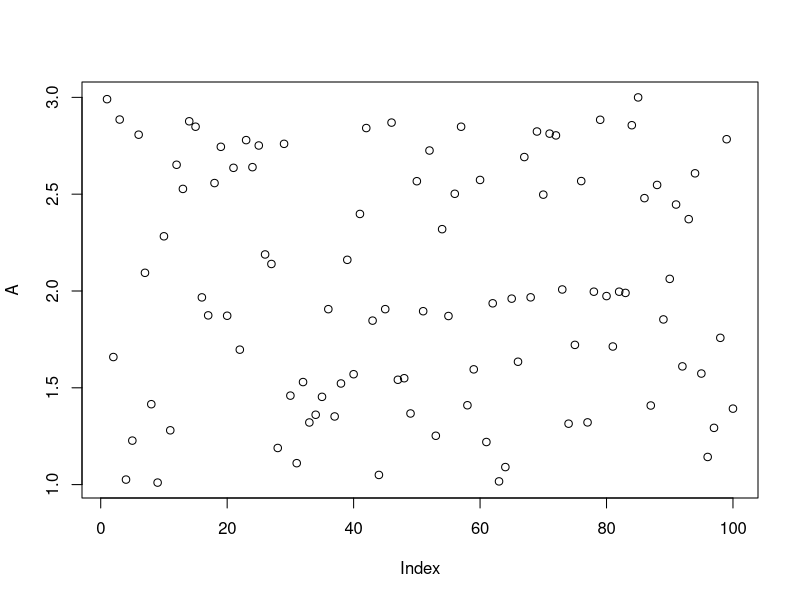

Generate this figure with R:
#1
probability=0.2
pbinom(4,20,prob = 0.2)
dbinom(4,20,prob = 0.2)

#2
ppois(q=16,lambda = 12,lower.tail = FALSE)

#3
A<-runif(100,min = 1,max = 3)
plot(A)

#4
ppois(q=1,lambda = 2)
#Or
1-ppois(1,lambda = 2,lower.tail = FALSE)

#5
X=85
mu=74
sigma=21.2
Z<-(X-mu)/sigma
Z
#From the Z-score table the probability value for 0.52 is 0.3015 which means approximately 30% of students
#have scored 84 or more.

